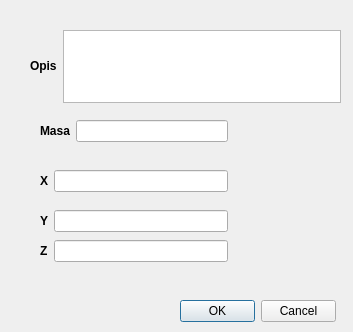
<?xml version="1.0" encoding="UTF-8"?>
<ui version="4.0">
 <class>tabela_dzialania_widget</class>
 <widget class="QDialog" name="tabela_dzialania_widget">
  <property name="geometry">
   <rect>
    <x>0</x>
    <y>0</y>
    <width>353</width>
    <height>332</height>
   </rect>
  </property>
  <property name="windowTitle">
   <string>Dialog</string>
  </property>
  <widget class="QDialogButtonBox" name="buttonBox">
   <property name="geometry">
    <rect>
     <x>180</x>
     <y>300</y>
     <width>156</width>
     <height>23</height>
    </rect>
   </property>
   <property name="standardButtons">
    <set>QDialogButtonBox::Cancel|QDialogButtonBox::Ok</set>
   </property>
  </widget>
  <widget class="QWidget" name="layoutWidget">
   <property name="geometry">
    <rect>
     <x>40</x>
     <y>170</y>
     <width>188</width>
     <height>22</height>
    </rect>
   </property>
   <layout class="QHBoxLayout" name="horizontalLayout_3">
    <item>
     <widget class="QLabel" name="X_label">
      <property name="text">
       <string>&lt;html&gt;&lt;head/&gt;&lt;body&gt;&lt;p&gt;&lt;span style=&quot; font-weight:600;&quot;&gt;X&lt;/span&gt;&lt;/p&gt;&lt;/body&gt;&lt;/html&gt;</string>
      </property>
     </widget>
    </item>
    <item>
     <widget class="QLineEdit" name="X_lineEdit"/>
    </item>
   </layout>
  </widget>
  <widget class="QWidget" name="layoutWidget_2">
   <property name="geometry">
    <rect>
     <x>40</x>
     <y>210</y>
     <width>188</width>
     <height>22</height>
    </rect>
   </property>
   <layout class="QHBoxLayout" name="horizontalLayout_4">
    <item>
     <widget class="QLabel" name="Y_label">
      <property name="text">
       <string>&lt;html&gt;&lt;head/&gt;&lt;body&gt;&lt;p&gt;&lt;span style=&quot; font-weight:600;&quot;&gt;Y&lt;/span&gt;&lt;/p&gt;&lt;/body&gt;&lt;/html&gt;</string>
      </property>
     </widget>
    </item>
    <item>
     <widget class="QLineEdit" name="Y_lineEdit"/>
    </item>
   </layout>
  </widget>
  <widget class="QWidget" name="layoutWidget_3">
   <property name="geometry">
    <rect>
     <x>40</x>
     <y>240</y>
     <width>188</width>
     <height>22</height>
    </rect>
   </property>
   <layout class="QHBoxLayout" name="horizontalLayout_5">
    <item>
     <widget class="QLabel" name="Z_label">
      <property name="text">
       <string>&lt;html&gt;&lt;head/&gt;&lt;body&gt;&lt;p&gt;&lt;span style=&quot; font-weight:600;&quot;&gt;Z&lt;/span&gt;&lt;/p&gt;&lt;/body&gt;&lt;/html&gt;</string>
      </property>
     </widget>
    </item>
    <item>
     <widget class="QLineEdit" name="Z_lineEdit"/>
    </item>
   </layout>
  </widget>
  <widget class="QWidget" name="">
   <property name="geometry">
    <rect>
     <x>30</x>
     <y>30</y>
     <width>311</width>
     <height>73</height>
    </rect>
   </property>
   <layout class="QHBoxLayout" name="horizontalLayout">
    <item>
     <widget class="QLabel" name="opis_label">
      <property name="text">
       <string>&lt;html&gt;&lt;head/&gt;&lt;body&gt;&lt;p&gt;&lt;span style=&quot; font-weight:600;&quot;&gt;Opis&lt;/span&gt;&lt;/p&gt;&lt;/body&gt;&lt;/html&gt;</string>
      </property>
     </widget>
    </item>
    <item>
     <widget class="QTextEdit" name="opis_textEdit"/>
    </item>
   </layout>
  </widget>
  <widget class="QWidget" name="">
   <property name="geometry">
    <rect>
     <x>40</x>
     <y>120</y>
     <width>188</width>
     <height>22</height>
    </rect>
   </property>
   <layout class="QHBoxLayout" name="horizontalLayout_2">
    <item>
     <widget class="QLabel" name="masa_label">
      <property name="text">
       <string>&lt;html&gt;&lt;head/&gt;&lt;body&gt;&lt;p&gt;&lt;span style=&quot; font-weight:600;&quot;&gt;Masa&lt;/span&gt;&lt;/p&gt;&lt;/body&gt;&lt;/html&gt;</string>
      </property>
     </widget>
    </item>
    <item>
     <widget class="QLineEdit" name="masa_lineEdit"/>
    </item>
   </layout>
  </widget>
  <zorder>buttonBox</zorder>
  <zorder>opis_label</zorder>
  <zorder>opis_textEdit</zorder>
  <zorder>masa_lineEdit</zorder>
  <zorder>masa_label</zorder>
  <zorder>masa_label</zorder>
  <zorder>masa_lineEdit</zorder>
  <zorder>layoutWidget</zorder>
  <zorder>layoutWidget_2</zorder>
  <zorder>layoutWidget_3</zorder>
 </widget>
 <resources/>
 <connections/>
</ui>
